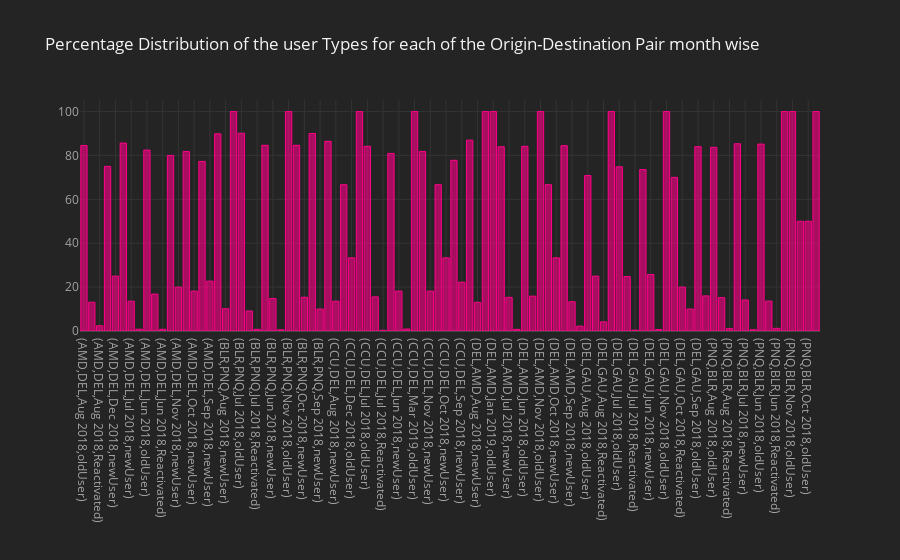

Write notebook code for a chart like this one.
### Markdown cell above
***Plotting the results into an interactive bar plot using plotly***

### Code cell
new_user.iplot(kind = 'bar', color = 'pink',
               title='Percentage Distribution of the user Types for each of the Origin-Destination Pair month wise')

### Figure 1 — Plotly figure (JSON) as saved in the notebook; plotly's stock layout.template omitted (floating-point values rounded to 4 significant figures)
{"data": [{"marker": {"color": "rgba(255, 0, 136, 0.6)", "line": {"color": "rgba(255, 0, 136, 1.0)", "width": 1}}, "name": "userType", "orientation": "v", "text": "", "type": "bar", "x": ["(AMD,DEL,Aug 2018,oldUser)", "(AMD,DEL,Aug 2018,newUser)", "(AMD,DEL,Aug 2018,Reactivated)", "(AMD,DEL,Dec 2018,oldUser)", "(AMD,DEL,Dec 2018,newUser)", "(AMD,DEL,Jul 2018,oldUser)", "(AMD,DEL,Jul 2018,newUser)", "(AMD,DEL,Jul 2018,Reactivated)", "(AMD,DEL,Jun 2018,oldUser)", "(AMD,DEL,Jun 2018,newUser)", "(AMD,DEL,Jun 2018,Reactivated)", "(AMD,DEL,Nov 2018,oldUser)", "(AMD,DEL,Nov 2018,newUser)", "(AMD,DEL,Oct 2018,oldUser)", "(AMD,DEL,Oct 2018,newUser)", "(AMD,DEL,Sep 2018,oldUser)", "(AMD,DEL,Sep 2018,newUser)", "(BLR,PNQ,Aug 2018,oldUser)", "(BLR,PNQ,Aug 2018,newUser)", "(BLR,PNQ,Dec 2018,oldUser)", "(BLR,PNQ,Jul 2018,oldUser)", "(BLR,PNQ,Jul 2018,newUser)", "(BLR,PNQ,Jul 2018,Reactivated)", "(BLR,PNQ,Jun 2018,oldUser)", "(BLR,PNQ,Jun 2018,newUser)", "(BLR,PNQ,Jun 2018,Reactivated)", "(BLR,PNQ,Nov 2018,oldUser)", "(BLR,PNQ,Oct 2018,oldUser)", "(BLR,PNQ,Oct 2018,newUser)", "(BLR,PNQ,Sep 2018,oldUser)", "(BLR,PNQ,Sep 2018,newUser)", "(CCU,DEL,Aug 2018,oldUser)", "(CCU,DEL,Aug 2018,newUser)", "(CCU,DEL,Dec 2018,newUser)", "(CCU,DEL,Dec 2018,oldUser)", "(CCU,DEL,Jan 2019,newUser)", "(CCU,DEL,Jul 2018,oldUser)", "(CCU,DEL,Jul 2018,newUser)", "(CCU,DEL,Jul 2018,Reactivated)", "(CCU,DEL,Jun 2018,oldUser)", "(CCU,DEL,Jun 2018,newUser)", "(CCU,DEL,Jun 2018,Reactivated)", "(CCU,DEL,Mar 2019,oldUser)", "(CCU,DEL,Nov 2018,oldUser)", "(CCU,DEL,Nov 2018,newUser)", "(CCU,DEL,Oct 2018,oldUser)", "(CCU,DEL,Oct 2018,newUser)", "(CCU,DEL,Sep 2018,oldUser)", "(CCU,DEL,Sep 2018,newUser)", "(DEL,AMD,Aug 2018,oldUser)", "(DEL,AMD,Aug 2018,newUser)", "(DEL,AMD,Dec 2018,oldUser)", "(DEL,AMD,Jan 2019,oldUser)", "(DEL,AMD,Jul 2018,oldUser)", "(DEL,AMD,Jul 2018,newUser)", "(DEL,AMD,Jul 2018,Reactivated)", "(DEL,AMD,Jun 2018,oldUser)", "(DEL,AMD,Jun 2018,newUser)", "(DEL,AMD,Nov 2018,oldUser)", "(DEL,AMD,Oct 2018,oldUser)", "(DEL,AMD,Oct 2018,newUser)", "(DEL,AMD,Sep 2018,oldUser)", "(DEL,AMD,Sep 2018,newUser)", "(DEL,AMD,Sep 2018,Reactivated)", "(DEL,GAU,Aug 2018,oldUser)", "(DEL,GAU,Aug 2018,newUser)", "(DEL,GAU,Aug 2018,Reactivated)", "(DEL,GAU,Dec 2018,oldUser)", "(DEL,GAU,Jul 2018,oldUser)", "(DEL,GAU,Jul 2018,newUser)", "(DEL,GAU,Jul 2018,Reactivated)", "(DEL,GAU,Jun 2018,oldUser)", "(DEL,GAU,Jun 2018,newUser)", "(DEL,GAU,Jun 2018,Reactivated)", "(DEL,GAU,Nov 2018,oldUser)", "(DEL,GAU,Oct 2018,oldUser)", "(DEL,GAU,Oct 2018,Reactivated)", "(DEL,GAU,Oct 2018,newUser)", "(DEL,GAU,Sep 2018,oldUser)", "(DEL,GAU,Sep 2018,newUser)", "(PNQ,BLR,Aug 2018,oldUser)", "(PNQ,BLR,Aug 2018,newUser)", "(PNQ,BLR,Aug 2018,Reactivated)", "(PNQ,BLR,Jul 2018,oldUser)", "(PNQ,BLR,Jul 2018,newUser)", "(PNQ,BLR,Jul 2018,Reactivated)", "(PNQ,BLR,Jun 2018,oldUser)", "(PNQ,BLR,Jun 2018,newUser)", "(PNQ,BLR,Jun 2018,Reactivated)", "(PNQ,BLR,Mar 2019,oldUser)", "(PNQ,BLR,Nov 2018,oldUser)", "(PNQ,BLR,Oct 2018,newUser)", "(PNQ,BLR,Oct 2018,oldUser)", "(PNQ,BLR,Sep 2018,oldUser)"], "y": [84.52, 13.1, 2.381, 75, 25, 85.64, 13.56, 0.7979, 82.43, 16.8, 0.7752, 80, 20, 81.82, 18.18, 77.27, 22.73, 89.86, 10.14, 100, 90.13, 9.114, 0.7595, 84.62, 14.84, 0.5495, 100, 84.62, 15.38, 90, 10, 86.42, 13.58, 66.67, 33.33, 100, 84.16, 15.54, 0.2933, 80.91, 18.18, 0.9091, 100, 81.82, 18.18, 66.67, 33.33, 77.78, 22.22, 86.96, 13.04, 100, 100, 83.94, 15.33, 0.7299, 84.13, 15.87, 100, 66.67, 33.33, 84.44, 13.33, 2.222, 70.83, 25, 4.167, 100, 74.83, 24.83, 0.3497, 73.58, 25.75, 0.6689, 100, 70, 20, 10, 84, 16, 83.7, 15.22, 1.087, 85.32, 14.13, 0.554, 85.16, 13.63, 1.217, 100, 100, 50, 50, 100]}], "layout": {"legend": {"bgcolor": "#242424", "font": {"color": "#F4F4F4"}}, "paper_bgcolor": "#242424", "plot_bgcolor": "#242424", "title": {"font": {"color": "#F4F4F4"}, "text": "Percentage Distribution of the user Types for each of the Origin-Destination Pair month wise"}, "xaxis": {"gridcolor": "#343434", "showgrid": true, "tickfont": {"color": "#A4A4A4"}, "title": {"font": {"color": "#A4A4A4"}, "text": ""}, "zerolinecolor": "#444444"}, "yaxis": {"gridcolor": "#343434", "showgrid": true, "tickfont": {"color": "#A4A4A4"}, "title": {"font": {"color": "#A4A4A4"}, "text": ""}, "zerolinecolor": "#444444"}}}
